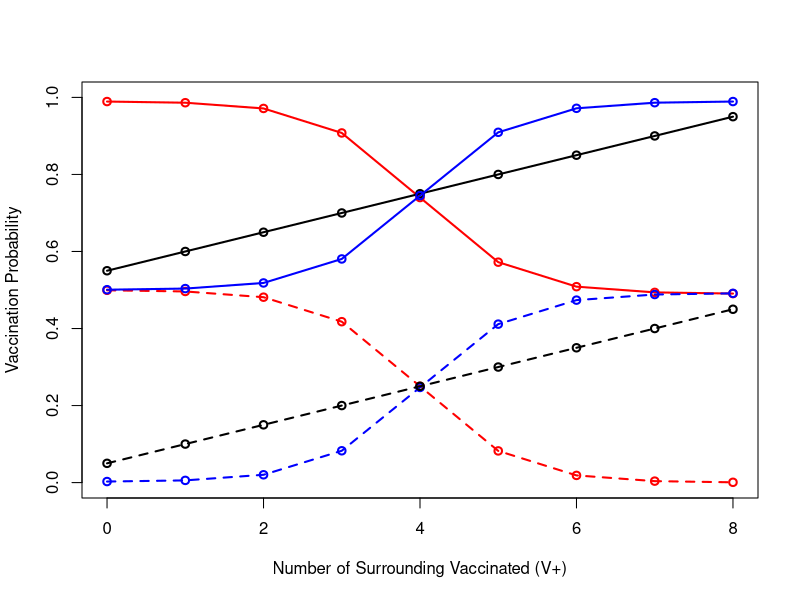
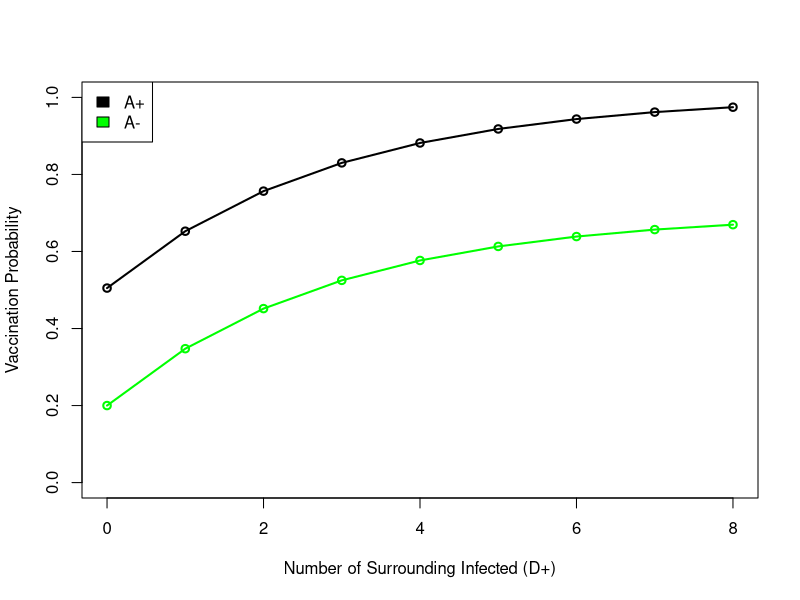
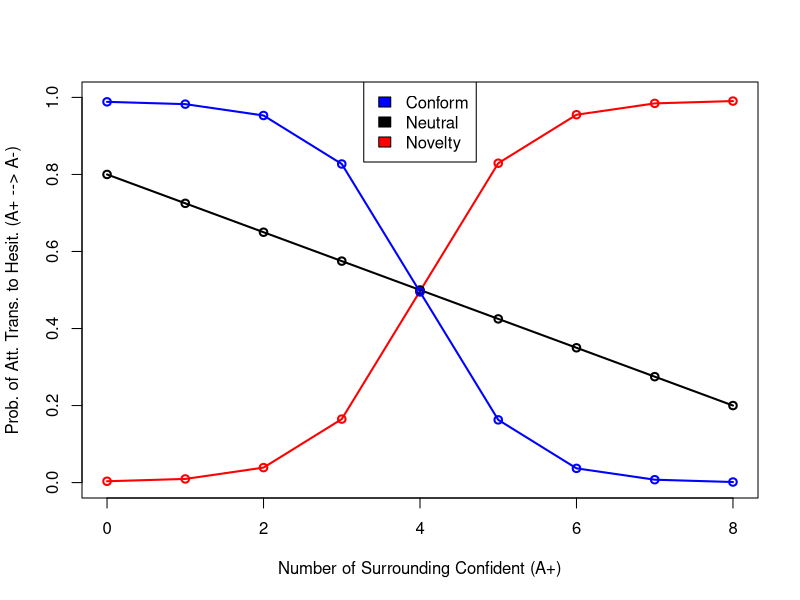
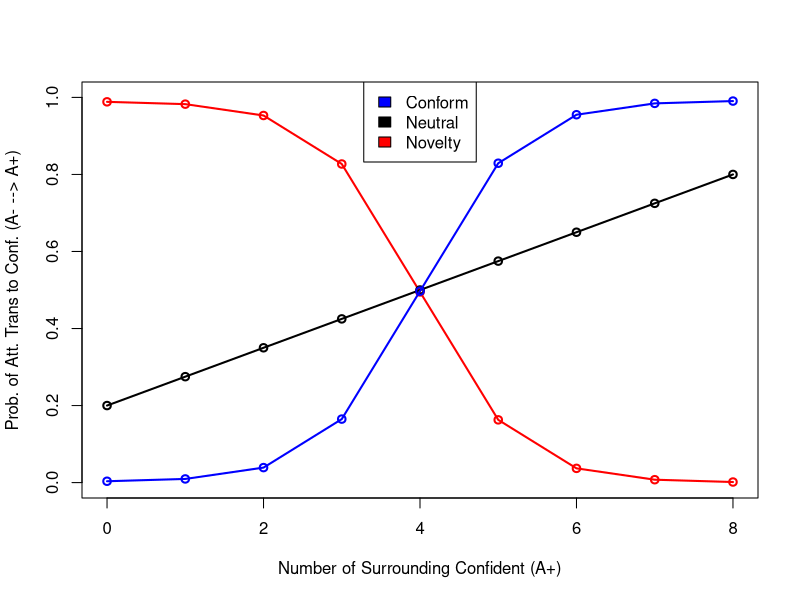

Write R code to recreate these figures, in order.
## ---- chunk 1
knitr::opts_chunk$set(echo = TRUE)
## ---- chunk 2
SumOfPostitives = c(0:8)
SumOfInfected = c(0:8)
SumOfVaccinated = c(0:8)
## ---- chunk 3
#Prob. of vaccinating if confident (A+) but hold novelty (B-) bias
topnov = 0.99 - 0.5/(1+ exp(-13*((SumOfVaccinated/8)-0.5))) #A+ Prob of vacc Nov
#Prob. of vaccinating if confident (A+) but hold conformity (B+) bias
topconfm = 0.5+ 0.49/(1+ exp(-13*((SumOfVaccinated/8)-0.5))) #A+ Prob of vacc Conform
#Prob. of vaccinating if confident (A+) but hold neutral (B0) bias
neut_conf_vacc = 0.05*(SumOfVaccinated) + 0.55 #(12/04/24)

#Prob. of vaccinating if hesitant (A-) but hold novelty (B-) bias
botnov = 0.5 - 0.5/(1+ exp(-13*((SumOfVaccinated/8)-0.5))) #A- Prob of vacc Nov
#Prob. of vaccinating if hesitant (A-) but hold conformity (B+) bias
botconfm = 0.002+ 0.49/(1+ exp(-13*((SumOfVaccinated/8)-0.5)))#A- Prob of vacc conform
#Prob. of vaccinating if hesitant (A-) but hold neutral (B0) bias
neut_hes_vacc = 0.05*(SumOfVaccinated) + 0.05

## ---- chunk 4
plot(SumOfVaccinated, topnov, type = "o", col = "red",lwd=2, ylim = 0:1, xlab="Number of Surrounding Vaccinated (V+)", ylab = "Vaccination Probability")#A+
lines(SumOfVaccinated, botnov, type = "o", col = "red", lty=2, lwd=2)
lines(SumOfVaccinated, neut_conf_vacc, type = "o", lwd=2)

lines(SumOfVaccinated,topconfm , type = "o", col = "blue", lwd=2)
lines(SumOfVaccinated, botconfm, type = "o", col = "blue", lty=2, lwd=2)
lines(SumOfVaccinated, neut_hes_vacc, type = "o", lty=2, lwd=2)
## ---- chunk 5
#Probability of Vaccinating if confident
pm3 =  (1.01 - exp(-0.35* SumOfInfected))/2 + 0.5
#Probability of Vaccinating if hesitant
pn3 = (1.2 - exp(-0.35* SumOfInfected))/2 + 0.1
## ---- chunk 6
plot(SumOfInfected, pm3, type = "o", col = "black", lwd=2, ylim = 0:1, xlab="Number of Surrounding Infected (D+)", ylab = "Vaccination Probability")#A+
lines(SumOfInfected, pn3, type = "o", col = "green", lwd=2)#A-
legend("topleft", c("A+", "A-"), fill = c("black", "green"))

## ---- chunk 7
#Confident novelty bias
px3 = 0.002 + (0.99/(1 + exp(-13*((SumOfPostitives/8)-0.5)))) 
#Confident neutral bias
neut_conf_transb = -0.075*(SumOfPostitives) + 0.8 #Change in code
#Confident conformist bias
pz3 = 0.99 - 0.99/(1+ exp(-13*((SumOfPostitives/8)-0.5)))

## ---- chunk 8
plot(SumOfPostitives, px3, type= "o", col = "red",lwd=2, ylim = 0:1,xlab = "Number of Surrounding Confident (A+)", ylab = "Prob. of Att. Trans. to Hesit. (A+ --> A-)")#novelty
lines(SumOfVaccinated, neut_conf_transb, type = "o", lwd=2)#neutral 8/14 poly
lines(SumOfPostitives, pz3, type = "o", col = "blue", lwd=2)#conform
legend("top", c("Conform", "Neutral", "Novelty"), fill = c("blue","black", "red"))
## ---- chunk 9
#Hesitant-Novelty bias
pz3 = 0.99 - 0.99/(1+ exp(-13*((SumOfPostitives/8)-0.5)))
#Hesitant-Neutral Bias
neut_hes_transb = 0.075*(SumOfPostitives) + 0.2 #Change in code
#Hesitant conformist bias
pr3 = 0.002 + 0.99/(1+ exp(-13*((SumOfPostitives/8)-0.5))) 

# neut_hes_trans2 = 0.003125*(SumOfPostitives)^2 + 0.0375*SumOfPostitives + 0.3
# neut_conf_trans = -0.0003125*(SumOfVaccinated)^2 - 0.12125*SumOfVaccinated + 0.99
# neut_conf_trans2 = 0.1125*(SumOfVaccinated) + 0.05 #Change in main code
## ---- chunk 10

plot(SumOfPostitives, pz3, type= "o", col = "red",lwd=2, ylim = 0:1, xlab = "Number of Surrounding Confident (A+)", ylab = "Prob. of Att. Trans to Conf. (A- --> A+)")
lines(SumOfPostitives, neut_hes_transb, type = "o", lwd=2)#neutral 8/14 poly
lines(SumOfPostitives, pr3, type = "o", col = "blue", lwd=2)
legend("top", c("Conform", "Neutral", "Novelty"), fill = c("blue","black", "red"))

## ---- chunk 11
x <- seq(0,1, 0.1)
kk = 0.14

#if agent is hesitant and only follows confident -> increase prob of change by some factor determined by kk
# for (x in seq(0,1, 0.1)){
#   if (x == 0) {
# yy = x + kk} else{
# 
# yy <- (1+kk)*x}}

#plot(x, yy = x+kk, type= "o", col = "red",lwd=2)


